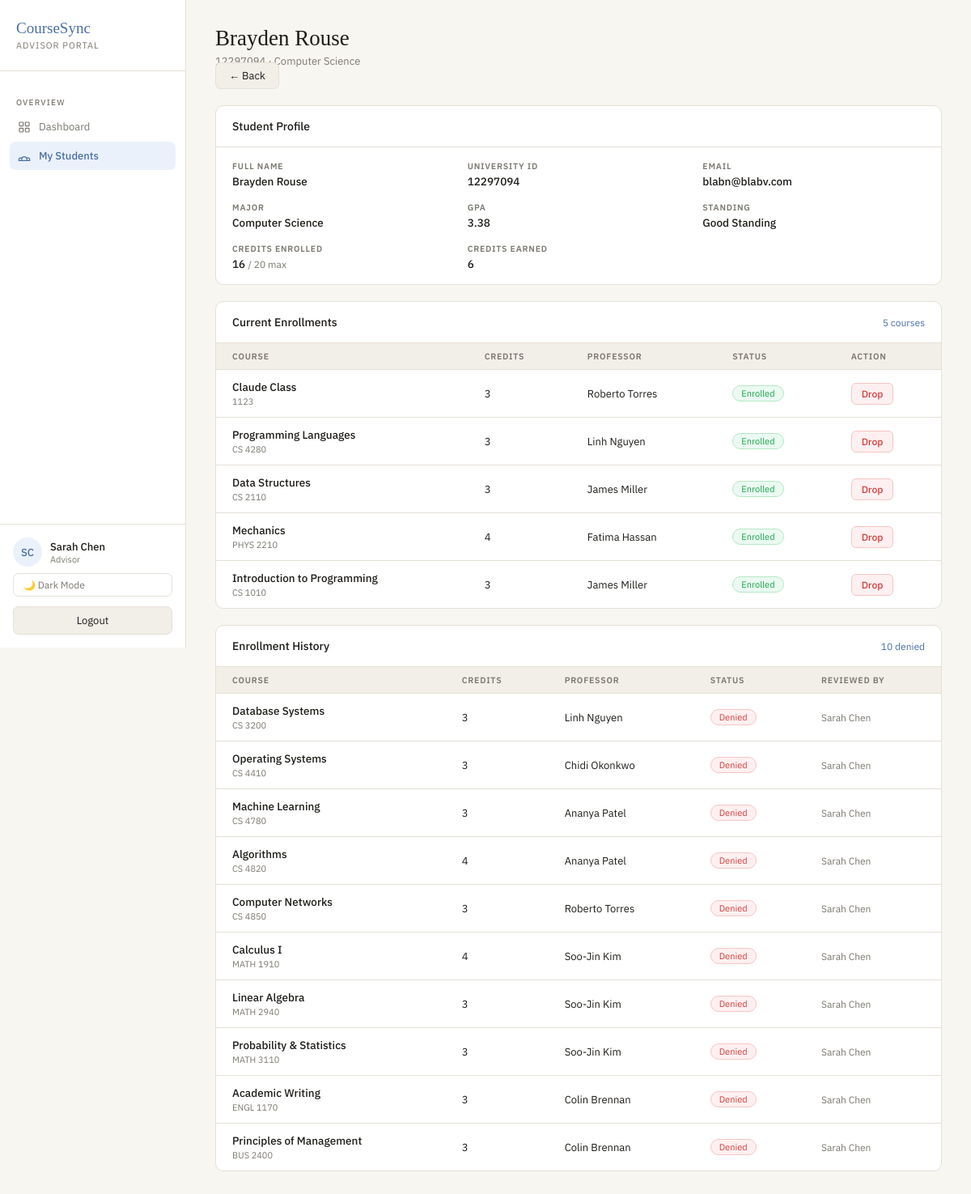
Page /advisor/students/12/ (signed in) on the committed database.
### accounts/models.py (models this page shows, shortened)
class User(AbstractUser):
    class Roles(models.TextChoices):
        STUDENT = "student", "Student"
        TA = "ta", "Teaching Assistant"
        PROFESSOR = "professor", "Professor"
        ADVISOR = "advisor", "Advisor"
        REGISTRAR = "registrar", "Registrar"
        SYSADMIN = "sysadmin", "System Admin"
    role = models.CharField(max_length=20, choices=Roles.choices)
    university_id = models.CharField(max_length=20, unique=True, null=True, blank=True)

### academics/models.py (models this page shows, shortened)
class StudentProfile(models.Model):
    user = models.OneToOneField(User, on_delete=models.CASCADE, related_name="student_profile")
    major = models.CharField(max_length=100)
    gpa = models.DecimalField(max_digits=3, decimal_places=2, default=0.00)
    advisor = models.ForeignKey(
        User,
        on_delete=models.SET_NULL,
        null=True,
        blank=True,
        related_name="advisees",
        limit_choices_to={"role": "advisor"},
    )

class Enrollment(models.Model):
    class Status(models.TextChoices):
        PENDING = "pending", "Pending"
        APPROVED = "approved", "Approved"
        DENIED = "denied", "Denied"
        DROP_PENDING = "drop_pending", "Drop Pending"
    student = models.ForeignKey(
        User,
        on_delete=models.CASCADE,
        related_name="enrollments",
        limit_choices_to={"role": "student"},
    )
    course = models.ForeignKey(Course, on_delete=models.CASCADE, related_name="enrollments")
    status = models.CharField(max_length=20, choices=Status.choices, default=Status.PENDING)
    proposed_at = models.DateTimeField(auto_now_add=True)
    reviewed_by = models.ForeignKey(
        User,
        on_delete=models.SET_NULL,
        null=True,
        blank=True,
        related_name="reviewed_enrollments",
    )
    class Meta:
        unique_together = ("student", "course")

class Course(models.Model):
    code = models.CharField(max_length=20, unique=True)
    title = models.CharField(max_length=200)
    description = models.TextField(blank=True)
    credits = models.PositiveIntegerField(default=3)
    capacity = models.PositiveIntegerField(default=30)
    professor = models.ForeignKey(
        User,
        on_delete=models.SET_NULL,
        null=True,
        blank=True,
        related_name="courses_taught",
        limit_choices_to={"role": "professor"},
    )

### academics/views.py (the view)
# urls.py: path("advisor/students/<int:student_id>/", student_detail, name="student_detail"),
@login_required
@role_required("advisor")
def student_detail(request, student_id):
    from accounts.models import User
    student = get_object_or_404(User, id=student_id, role="student")
    if not StudentProfile.objects.filter(user=student, advisor=request.user).exists():
        raise PermissionDenied
    approved = Enrollment.objects.filter(student=student, status="approved").select_related("course__professor")
    denied = Enrollment.objects.filter(student=student, status="denied").select_related("course__professor", "reviewed_by")
    profile = getattr(student, "student_profile", None)
    credits_enrolled, credits_earned = _credit_counts(student)
    return render(request, "student_detail.html", {
        "student": student,
        "profile": profile,
        "approved_enrollments": approved,
        "denied_enrollments": denied,
        "credits_enrolled": credits_enrolled,
        "credits_earned": credits_earned,
    })

### academics/views.py (called while the page is built)
def _credit_counts(student):
    approved = Enrollment.objects.filter(student=student, status="approved").select_related("course")
    credits_enrolled = sum(e.course.credits for e in approved)
    graded_ids = set(Grade.objects.filter(enrollment__in=approved, published=True).values_list("enrollment_id", flat=True))
    credits_earned = (
        sum(e.course.credits for e in approved if e.id in graded_ids)
        + sum(t.credits for t in TranscriptEntry.objects.filter(student=student))
    )
    return credits_enrolled, credits_earned

### templates/student_detail.html (shortened to what this page needs)
{% load static %}
<!DOCTYPE html>
<html lang="en" data-theme="{{ request.session.theme|default:'light' }}">
<head>
  <link rel="stylesheet" href="{% static 'css/advisor.css' %}">
</head>
<body>
<div class="shell">
  <aside class="sidebar">
    <div class="brand">
      <div class="brand-mark">CourseSync</div>
      <div class="brand-role">Advisor Portal</div>
    </div>
    <nav class="nav">
      <div class="nav-section">Overview</div>
      <a class="nav-item" href="{% url 'advisor_dashboard' %}">
        <svg class="nav-icon" fill="none" stroke="currentColor" stroke-width="1.8" viewBox="0 0 24 24"><rect x="3" y="3" width="7" height="7" rx="1"/><rect x="14" y="3" width="7" height="7" rx="1"/><rect x="3" y="14" width="7" height="7" rx="1"/><rect x="14" y="14" width="7" height="7" rx="1"/></svg>
        Dashboard
      </a>
      <a class="nav-item active" href="{% url 'advisor_dashboard' %}">
        <svg class="nav-icon" fill="none" stroke="currentColor" stroke-width="1.8" viewBox="0 0 24 24"><path d="M17 20h5v-2a3 3 0 00-5.356-1.857M17 20H7m10 0v-2c0-.656-.126-1.283-.356-1.857M7 20H2v-2a3 3 0 015.356-1.857M7 20v-2c0-.656.126-1.283.356-1.857m0 0a5.002 5.002 0 019.288 0"/></svg>
        My Students
      </a>
    </nav>
    <div class="sidebar-footer">
      <div class="user-card">
        <div class="avatar">{{ request.user.first_name|default:request.user.username|slice:":1"|upper }}{{ request.user.last_name|slice:":1"|upper }}</div>
        <div>
          <div class="user-name">{{ request.user.get_full_name|default:request.user.username }}</div>
          <div class="user-title">{{ request.user.role|title }}</div>
        </div>
      </div>
      <form method="post" action="{% url 'set_theme' %}">
        {% if request.session.theme == "dark" %}
          <input type="hidden" name="theme" value="light">
          <button type="submit" class="theme-btn">☀ Light Mode</button>
        {% else %}
          <button type="submit" class="theme-btn">🌙 Dark Mode</button>
        {% endif %}
      </form>
      <form method="post" action="{% url 'logout' %}">
        <button type="submit" class="logout-btn">Logout</button>
      </form>
    </div>
  </aside>
  <main class="main">
    <div class="page-header">
      <div>
        <div class="page-title">{{ student.get_full_name|default:student.username }}</div>
        <div class="page-sub">
          {% if student.university_id %}{{ student.university_id }} · {% endif %}
          {% if profile %}{{ profile.major }}{% endif %}
        </div>
      </div>
      <a href="{% url 'advisor_dashboard' %}" style="padding:7px 16px;border-radius:7px;font-size:13px;border:1px solid var(--border);background:var(--surface2);color:var(--text);text-decoration:none">← Back</a>
    </div>
    <div class="card" style="margin-bottom:20px">
      <div class="card-header"><span class="card-title">Student Profile</span></div>
      <div class="profile-grid">
        <div class="profile-field">
          <span class="profile-label">Full Name</span>
          <span class="profile-value">{{ student.get_full_name|default:"—" }}</span>
        </div>
        <div class="profile-field">
          <span class="profile-label">University ID</span>
          <span class="profile-value">{{ student.university_id|default:"—" }}</span>
        </div>
        <div class="profile-field">
          <span class="profile-label">Email</span>
          <span class="profile-value">{{ student.email|default:"—" }}</span>
        </div>
        <div class="profile-field">
          <span class="profile-label">Major</span>
          <span class="profile-value">{% if profile %}{{ profile.major }}{% else %}—{% endif %}</span>
        </div>
        <div class="profile-field">
          <span class="profile-label">GPA</span>
          <span class="profile-value">{% if profile %}{{ profile.gpa }}{% else %}—{% endif %}</span>
        </div>
        <div class="profile-field">
          <span class="profile-label">Standing</span>
          <span class="profile-value">
            {% if profile %}
              {% if profile.gpa >= 3.5 %}Dean's List
              {% elif profile.gpa >= 2.0 %}Good Standing
              {% else %}At-Risk
              {% endif %}
            {% else %}—{% endif %}
          </span>
        </div>
        <div class="profile-field">
          <span class="profile-label">Credits Enrolled</span>
          <span class="profile-value">{{ credits_enrolled }} <span style="font-size:12px;font-weight:400;color:var(--muted)">/ 20 max</span></span>
        </div>
        <div class="profile-field">
          <span class="profile-label">Credits Earned</span>
          <span class="profile-value">{{ credits_earned }}</span>
        </div>
      </div>
    </div>
    <div class="card" style="margin-bottom:20px">
      <div class="card-header">
        <span class="card-title">Current Enrollments</span>
        <span class="card-action">{{ approved_enrollments|length }} course{{ approved_enrollments|length|pluralize }}</span>
      </div>
      {% if approved_enrollments %}
      <table class="enroll-table">
        <thead>
          <tr>
            <th>Course</th>
            <th>Credits</th>
            <th>Professor</th>
            <th>Status</th>
            <th>Action</th>
          </tr>
        </thead>
        <tbody>
          {% for enrollment in approved_enrollments %}
          <tr>
            <td>
              <div class="course-name">{{ enrollment.course.title }}</div>
              <div class="course-meta">{{ enrollment.course.code }}</div>
            </td>
            <td>{{ enrollment.course.credits }}</td>
            <td>{{ enrollment.course.professor.get_full_name|default:"TBA" }}</td>
            <td><span class="pill-approved">Enrolled</span></td>
            <td>
              <form method="post" action="{% url 'drop_enrollment' enrollment.id %}">
                <button type="submit" class="btn-drop"
                  onclick="return confirm('Drop {{ enrollment.course.code }} for {{ student.get_full_name }}?')">
                  Drop
                </button>
              </form>
            </td>
          </tr>
          {% endfor %}
        </tbody>
      </table>
      {% else %}
      <div class="empty">No current enrollments.</div>
      {% endif %}
    </div>
    <div class="card">
      <div class="card-header">
        <span class="card-title">Enrollment History</span>
        <span class="card-action">{{ denied_enrollments|length }} denied</span>
      </div>
      {% if denied_enrollments %}
      <table class="enroll-table">
        <thead>
          <tr>
            <th>Course</th>
            <th>Credits</th>
            <th>Professor</th>
            <th>Status</th>
            <th>Reviewed By</th>
          </tr>
        </thead>
        <tbody>
          {% for enrollment in denied_enrollments %}
          <tr>
            <td>
              <div class="course-name">{{ enrollment.course.title }}</div>
              <div class="course-meta">{{ enrollment.course.code }}</div>
            </td>
            <td>{{ enrollment.course.credits }}</td>
            <td>{{ enrollment.course.professor.get_full_name|default:"TBA" }}</td>
            <td><span class="pill-denied">Denied</span></td>
            <td style="color:var(--muted);font-size:12px">{{ enrollment.reviewed_by.get_full_name|default:"—" }}</td>
          </tr>
          {% endfor %}
        </tbody>
      </table>
      {% else %}
      <div class="empty">No enrollment history.</div>
      {% endif %}
    </div>
  </main>
</div>
</body>
</html>

### static/css/advisor.css (style rules this page uses)
:root { --bg: #F8F6F1; --surface: #FFFFFF; --surface2: #F2EFE8; --border: #E5E0D8; --text: #1E1C18; --muted: #7C7870; --accent: #4A6FA5; --accent-light: #EBF1FA; --green: #3A7D5E; --green-light: #E8F4EE; --amber: #C47A1A; --amber-light: #FEF5E4; --red: #B84040; --red-light: #FAEAEA; --radius: 10px; }
*, *::before, *::after { box-sizing: border-box; margin: 0; padding: 0; }
body { font-family: 'IBM Plex Sans', sans-serif; background: var(--bg); color: var(--text); min-height: 100vh; font-size: 14px; }
.shell { display: grid; grid-template-columns: 230px 1fr; min-height: 100vh; }
.sidebar { background: var(--surface); border-right: 1px solid var(--border); display: flex; flex-direction: column; position: sticky; top: 0; height: 100vh; }
.brand { padding: 24px 20px; border-bottom: 1px solid var(--border); }
.brand-mark { font-family: 'Libre Baskerville', serif; font-size: 19px; color: var(--accent); }
.brand-role { font-size: 11px; color: var(--muted); text-transform: uppercase; letter-spacing: 1px; margin-top: 3px; }
.nav { padding: 16px 12px; flex: 1; }
.nav-section { font-size: 10px; font-weight: 500; color: var(--muted); text-transform: uppercase; letter-spacing: 1.2px; padding: 0 8px; margin: 16px 0 6px; }
.nav-item { display: flex; align-items: center; gap: 10px; padding: 9px 10px; border-radius: 7px; color: var(--muted); font-size: 13px; cursor: pointer; transition: all 0.15s; text-decoration: none; margin-bottom: 1px; }
.nav-item.active { background: var(--accent-light); color: var(--accent); font-weight: 500; }
.nav-icon { width: 16px; height: 16px; flex-shrink: 0; }
.sidebar-footer { padding: 16px; border-top: 1px solid var(--border); }
.user-card { display: flex; align-items: center; gap: 10px; }
.avatar { width: 36px; height: 36px; border-radius: 50%; background: var(--accent-light); display: flex; align-items: center; justify-content: center; font-size: 13px; font-weight: 500; color: var(--accent); flex-shrink: 0; }
.user-name { font-size: 13px; font-weight: 500; }
.user-title { font-size: 11px; color: var(--muted); }
.main { padding: 32px 36px; }
.page-header { margin-bottom: 28px; }
.page-title { font-family: 'Libre Baskerville', serif; font-size: 27px; color: var(--text); }
.page-sub { font-size: 13px; color: var(--muted); margin-top: 4px; }
.card { background: var(--surface); border: 1px solid var(--border); border-radius: var(--radius); margin-bottom: 18px; }
.card-header { padding: 16px 20px; border-bottom: 1px solid var(--border); display: flex; align-items: center; justify-content: space-between; }
.card-title { font-size: 14px; font-weight: 500; }
.card-action { font-size: 12px; color: var(--accent); cursor: pointer; }
.logout-btn { width: 100%; padding: 8px 12px; margin-top: 12px; border: 1px solid var(--border); border-radius: 7px; background: var(--surface2); color: var(--text); font-family: 'IBM Plex Sans', sans-serif; font-size: 13px; cursor: pointer; transition: all 0.15s; }
.theme-btn { width:100%; padding:6px 12px; margin-top:8px; border:1px solid var(--border); border-radius:7px; background:transparent; color:var(--muted); font-size:12px; cursor:pointer; transition:all 0.15s; text-align:left; font-family:inherit; }

### static/css/coursesync-core.css (style rules this page uses)
html { box-sizing: border-box; }
*, *::before, *::after { box-sizing: inherit; }
a { text-decoration: none; }
button, input, select, textarea { font: inherit; }
img, svg { max-width: 100%; }
.logout-btn { width: 100%; padding: 8px 12px; margin-top: 10px; border: 1px solid var(--border); border-radius: 7px; background: transparent; color: var(--text); font: inherit; cursor: pointer; transition: 0.15s ease; }

### rows in the picture
User: user.first_name "S", user.last_name "C", user.get_full_name "Sarah Chen", user.role "Advisor"
User: get_full_name "Brayden Rouse", university_id "12297094", email "blabn@blabv.com"
StudentProfile: major "Computer Science", gpa "3.38"
Enrollment: course "Claude Class", course.code "1123", course.credits "3", course.professor.get_full_name "Roberto Torres"
Enrollment: course "Programming Languages", course.code "CS 4280", course.credits "3", course.professor.get_full_name "Linh Nguyen"
Enrollment: course "Data Structures", course.code "CS 2110", course.credits "3", course.professor.get_full_name "James Miller"
Enrollment: course "Mechanics", course.code "PHYS 2210", course.credits "4", course.professor.get_full_name "Fatima Hassan"
Enrollment: course "Introduction to Programming", course.code "CS 1010", course.credits "3", course.professor.get_full_name "James Miller"
Enrollment: course "Database Systems", course.code "CS 3200", course.credits "3", course.professor.get_full_name "Linh Nguyen", reviewed_by.get_full_name "Sarah Chen"
Enrollment: course "Operating Systems", course.code "CS 4410", course.credits "3", course.professor.get_full_name "Chidi Okonkwo", reviewed_by.get_full_name "Sarah Chen"
Enrollment: course "Machine Learning", course.code "CS 4780", course.credits "3", course.professor.get_full_name "Ananya Patel", reviewed_by.get_full_name "Sarah Chen"
Enrollment: course "Algorithms", course.code "CS 4820", course.credits "4", course.professor.get_full_name "Ananya Patel", reviewed_by.get_full_name "Sarah Chen"
Enrollment: course "Computer Networks", course.code "CS 4850", course.credits "3", course.professor.get_full_name "Roberto Torres", reviewed_by.get_full_name "Sarah Chen"
Enrollment: course "Calculus I", course.code "MATH 1910", course.credits "4", course.professor.get_full_name "Soo-Jin Kim", reviewed_by.get_full_name "Sarah Chen"
Enrollment: course "Linear Algebra", course.code "MATH 2940", course.credits "3", course.professor.get_full_name "Soo-Jin Kim", reviewed_by.get_full_name "Sarah Chen"
Enrollment: course "Probability & Statistics", course.code "MATH 3110", course.credits "3", course.professor.get_full_name "Soo-Jin Kim", reviewed_by.get_full_name "Sarah Chen"
Enrollment: course "Academic Writing", course.code "ENGL 1170", course.credits "3", course.professor.get_full_name "Colin Brennan", reviewed_by.get_full_name "Sarah Chen"
Enrollment: course "Principles of Management", course.code "BUS 2400", course.credits "3", course.professor.get_full_name "Colin Brennan", reviewed_by.get_full_name "Sarah Chen"

### other values in the picture
{{ credits_enrolled }} "16"
{{ credits_earned }} "6"
{{ approved_enrollments|length }} "5"
{{ denied_enrollments|length }} "10"
